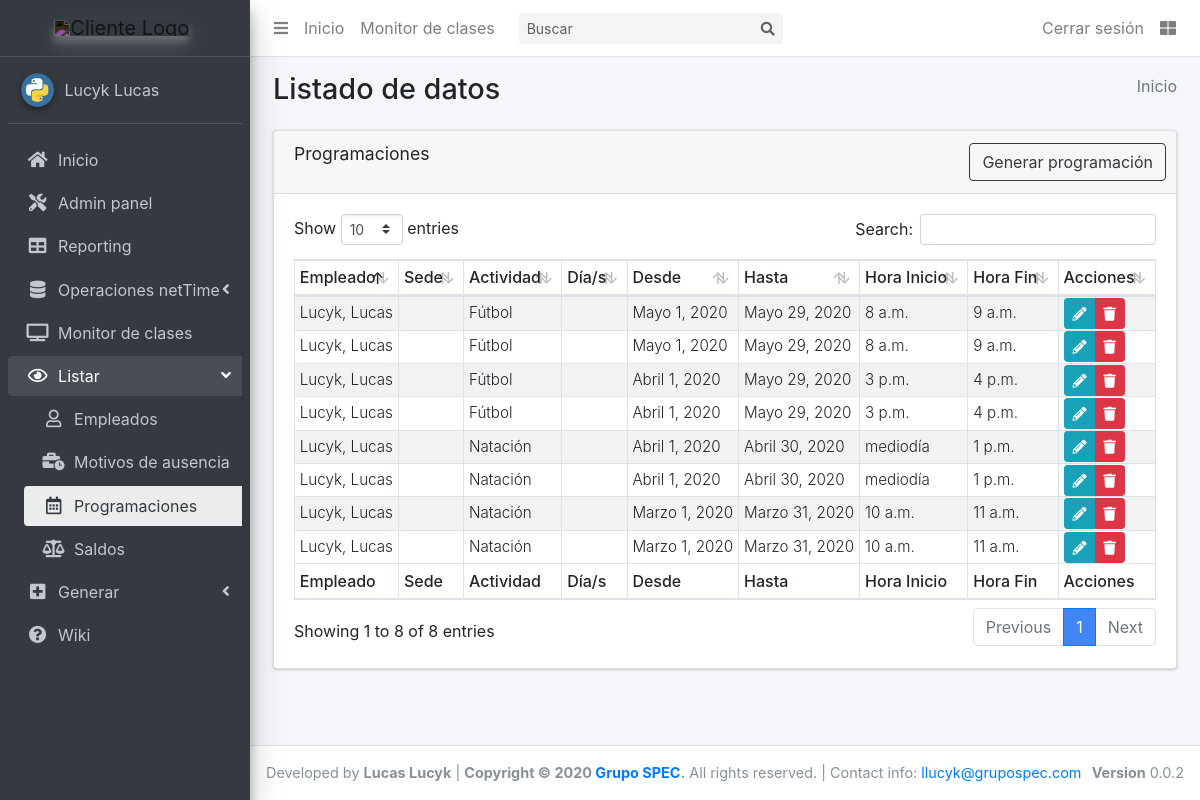
The app's page /list/programaciones/ (signed in), older data.
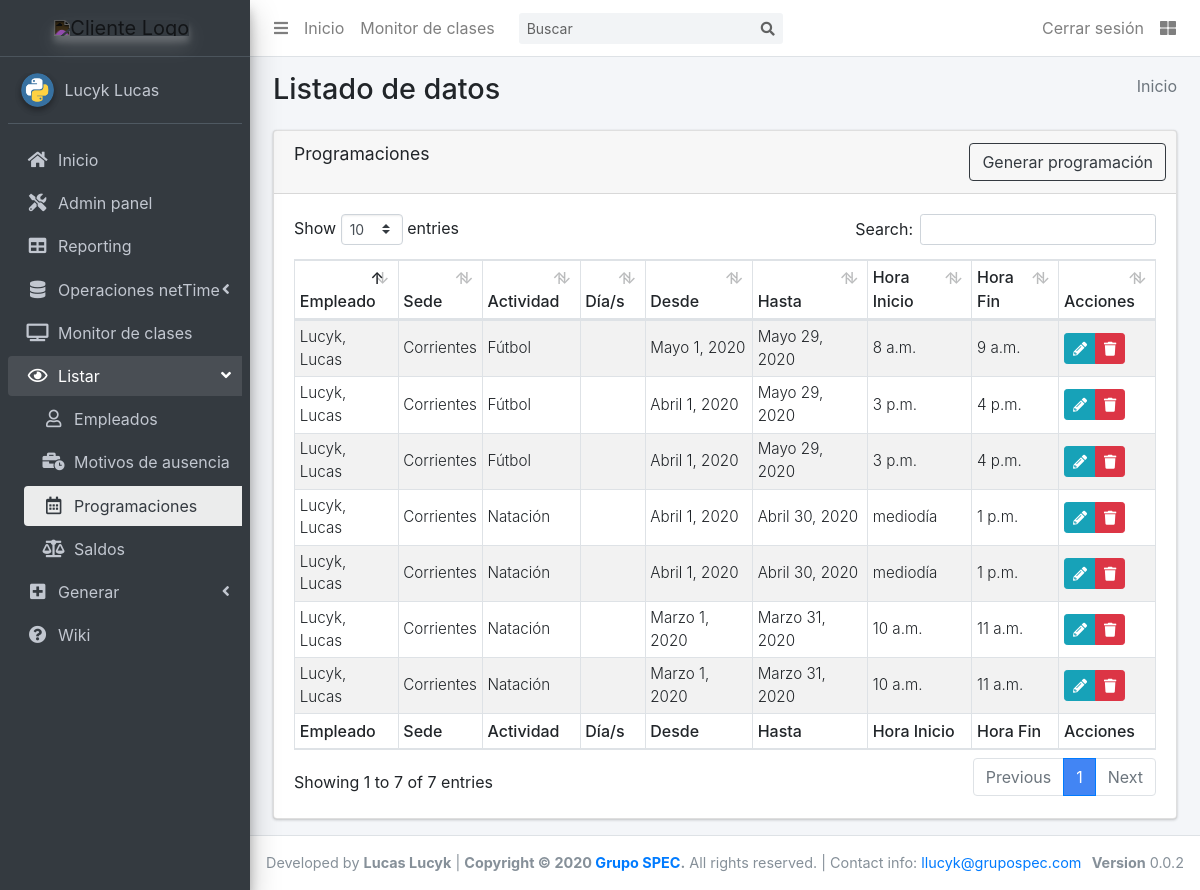
The same page, newer data.
### scg_app/models.py (models this page shows, shortened)
class Recurrencia(models.Model):
    fecha_desde = models.DateField(default=timezone.now)
    fecha_hasta = models.DateField(blank=True)
    horario_desde = models.TimeField(default=timezone.now)
    horario_hasta = models.TimeField(blank=True)
    empleado = models.ForeignKey('Empleado', on_delete=models.SET(''), null=True)
    actividad = models.ForeignKey('Actividad', on_delete=models.SET(''), null=True)
    sede = models.ForeignKey('Sede', on_delete=models.SET(''), null=True)
    weekdays = MultiSelectField('Días de la semana', choices=settings.DIA_SEMANA_CHOICES, null=True, blank=True)
    def get_dias_str(self):
        return ', '.join(utils.get_dia_display(*self.weekdays))
    get_dias_str.short_description = "Días"
    def get_edit_url(self):
        return reverse('programacion_update', kwargs={"pk": self.id})
    def get_delete_url(self):
        return reverse('confirm_delete',
            kwargs={"model":self.__class__.__name__, "pk":self.id}
        )
    class Meta:
        verbose_name = "Recurrencia"
        verbose_name_plural = "Recurrencias"
        get_latest_by = "id"

class Empleado(models.Model):
    id_netTime = models.PositiveIntegerField(default=0,
        validators=[MinValueValidator(1)],
        unique=True,
        help_text="Para matchear marcajes e importaciones"
    )
    apellido = models.CharField(max_length=20)
    nombre = models.CharField(max_length=20)
    dni = models.CharField(max_length=8, unique=True)
    legajo = models.CharField(max_length=10, null=True, blank=True)
    empresa = models.CharField(max_length=10, null=True, blank=True)
    tipo = models.ForeignKey('TipoContrato', on_delete=models.CASCADE, null=True, blank=True)
    liquidacion = models.ForeignKey('TipoLiquidacion', on_delete=models.CASCADE, null=True, blank=True)
    escala = models.ManyToManyField('Escala')
    def __str__(self):
        return f'{self.apellido}, {self.nombre}' if {self.nombre} else f'{self.apellido}'
    class Meta:
        verbose_name = "Empleado"
        verbose_name_plural = "Empleados"
        get_latest_by = "id"

class Actividad(models.Model):
    nombre = models.CharField(max_length=100)
    grupo = models.ForeignKey('GrupoActividad', on_delete=models.SET(''), null=True, blank=True)
    class Meta:
        verbose_name = "Actividad"
        verbose_name_plural = "Actividades"
        get_latest_by = "id"

class Sede(models.Model):
    id_netTime = models.PositiveIntegerField(default=0,
        validators=[MinValueValidator(1)],
        unique=True,
        help_text="Para matchear marcajes e importaciones"
    )
    nombre = models.CharField(max_length=40)
    tipo = models.CharField(max_length=30, default="Física", blank=True)
    class Meta:
        verbose_name = "Sede"
        verbose_name_plural = "Sedes"
        get_latest_by = "id"

### scg_app/views.py (the view)
# urls.py: path('list/programaciones/', views.RecurrenciasList.as_view(), name='programaciones_view'),
class RecurrenciasList(LoginRequiredMixin, ListView):
    model = Recurrencia
    template_name = 'apps/scg_app/list/programaciones.html'
    context_object_name = 'programaciones_list'
    ordering = ['-fecha_desde', '-horario_desde', 'actividad__nombre']

### scg_app/utils.py (called while the page is built)
def get_dia_display(*args):
    to_dict = dict(settings.DIA_SEMANA_CHOICES)
    return [to_dict.get(str(char)) for char in args]

### templates/apps/scg_app/list/programaciones.html
{% extends "apps/scg_app/list/base.html" %}
{% block active_ver_program %} active {% endblock %}
{% block tableName %}Programaciones{% endblock %}
{% block generar_btn %}
  <a href="{% url 'programar' %}" class="btn btn-outline-dark">Generar programaci&oacute;n</a>
{% endblock %}
{% block tableHeaders %}
  <tr>
    <th>Empleado</th>
    <th>Sede</th>
    <th>Actividad</th>
    <th>D&iacute;a/s</th>
    <th>Desde</th>
    <th>Hasta</th>
    <th>Hora Inicio</th>
    <th>Hora Fin</th>
    <th>Acciones</th>
  </tr>
{% endblock %}
{% block tableBody %}
  {% for programacion in programaciones_list %}
    <tr>
      <td class="align-middle">{{programacion.empleado|capfirst}}</td>
      <td class="align-middle">{{programacion.sede.nombre|capfirst}}</td>
      <td class="align-middle">{{programacion.actividad.nombre|capfirst}}</td>
      <td class="align-middle">{{programacion.get_dias_str}}</td>
      <td class="align-middle">{{programacion.fecha_desde}}</td>
      <td class="align-middle">{{programacion.fecha_hasta}}</td>
      <td class="align-middle">{{programacion.horario_desde}}</td>
      <td class="align-middle">{{programacion.horario_hasta}}</td>
      <td class="py-0 align-middle">
        <div class="btn-group btn-group-sm">
          <a href="{{ programacion.get_edit_url|safe }}" class="btn btn-info"><i class="fas fa-pencil-alt"></i></a>
          <a href="{{ programacion.get_delete_url|safe }}" class="btn btn-danger"><i class="fas fa-trash"></i></a>
        </div>
      </td>
    </tr>
  {% endfor %}
{% endblock %}
{% block tableFooter %}
  <tr>
    <th>Empleado</th>
    <th>Sede</th>
    <th>Actividad</th>
    <th>D&iacute;a/s</th>
    <th>Desde</th>
    <th>Hasta</th>
    <th>Hora Inicio</th>
    <th>Hora Fin</th>
    <th>Acciones</th>
  </tr>
{% endblock %}

### templates/apps/scg_app/list/base.html (shortened to what this page needs)
{% extends "base_template.html" %}
{% block extra_css %}
{% load static %}
  <link rel="stylesheet" href="{%  static 'plugins/datatables-bs4/css/dataTables.bootstrap4.min.css' %}">
  <link rel="stylesheet" href="{%  static 'plugins/datatables-responsive/css/responsive.bootstrap4.min.css' %}">
{% endblock %}
{% block namepage %}Listado de datos{% endblock %}
{% block open_ver %} menu-open {% endblock %}
{% block content %}
<div class="row">
  <div class="col-md-12">
    <section id="results">
      <div class="card">
        <div class="card-header">
          <h3 class="card-title">
            {% block tableName %}&nbsp;{% endblock %}
          </h3>
            <div class="card-tools">
              {% block generar_btn %}{% endblock %}
            </div>
        </div>
        <div class="card-body">
          <table id="data-table" class="table table-bordered table-striped table-sm table-responsive-sm">
            <thead>
              {% block tableHeaders %}{% endblock %}
            </thead>
            <tbody>
              {% block tableBody %}{% endblock %}
            </tbody>
            <tfoot>
              {% block tableFooter %}{% endblock %}
            </tfoot>
          </table>
        </div>
      </div>
    </section>
  </div>
</div>
{% endblock %}
{% block extra_js %}
{% load static %}
{% endblock %}

### templates/base_template.html (shortened to what this page needs)
<!DOCTYPE html>
<html lang="es">
<head>
  {% load static %}
  <link rel="stylesheet" href="{%  static 'css/main.css' %}">
  <link rel="stylesheet" href="https://code.ionicframework.com/ionicons/2.0.1/css/ionicons.min.css">
  <link rel="stylesheet" href="{%  static 'dist/css/adminlte.min.css' %}">
  <link rel="stylesheet" href="https://cdnjs.cloudflare.com/ajax/libs/Chart.js/2.8.0/Chart.min.css" />
  <link rel="stylesheet" href="https://stackpath.bootstrapcdn.com/bootstrap/4.4.1/css/bootstrap.min.css">
  {% if 1 == 1 %}
    <link rel="stylesheet" href="https://use.fontawesome.com/releases/v5.8.2/css/all.css">
  {% else %}
    <link rel="stylesheet" href="{%  static 'plugins/fontawesome-free/css/all.min.css' %}">
  {% endif %}
  {% block extra_css %}
  {% endblock %}
</head>
<body class="hold-transition sidebar-mini">
<div class="wrapper">
  <nav class="main-header navbar navbar-expand navbar-white navbar-light">
    <ul class="navbar-nav">
      <li class="nav-item">
        <a class="nav-link" data-widget="pushmenu" href="#" role="button"><i class="fas fa-bars"></i></a>
      </li>
      <li class="nav-item d-none d-sm-inline-block">
        <a href="{% url 'index' %}" class="nav-link">Inicio</a>
      </li>
      <li class="nav-item d-none d-sm-inline-block">
        <a href="{% url 'clases_view'%}" class="nav-link">Monitor de clases</a>
      </li>
    </ul>
    <form class="form-inline ml-3">
      <div class="input-group input-group-sm">
        <input class="form-control form-control-navbar" type="search" placeholder="Buscar" aria-label="Buscar">
        <div class="input-group-append">
          <button class="btn btn-navbar" type="submit">
            <i class="fas fa-search"></i>
          </button>
        </div>
      </div>
    </form>
    <ul class="navbar-nav ml-auto">
      {% if user.is_authenticated %}
        <li class="nav-item">
          <a class="nav-link" href="{% url 'logout'%}?next={{request.path}}">
          Cerrar sesi&oacute;n
          </a>
        </li>
      {% endif %}
      <li class="nav-item">
        <a class="nav-link" data-widget="control-sidebar" data-slide="true" href="#" role="button">
          <i class="fas fa-th-large"></i>
        </a>
      </li>
    </ul>
  </nav>
  <aside class="main-sidebar sidebar-dark-primary elevation-4">
    <a id="logo-big" href="{% url 'index' %}" class="brand-link text-center" style="display:none;">
      <img src="https://megatlon.com/megatlon/images/megatlon.svg"
           alt="Cliente Logo"
           class="brand-image elevation-3 invert-color img-center"
           style="opacity: .8;">
      <span class="brand-text font-weight-light">&nbsp;</span>
    </a>
    <div class="sidebar">
      <div class="user-panel mt-3 pb-3 mb-3 d-flex">
        <div class="image">
          <img src="{% static 'img/python.png' %}" class="img-circle elevation-2" alt="User Image">
        </div>
        <div class="info">
          <a href="#" class="d-block">{{ user.last_name }} {{ user.first_name }}</a>
        </div>
      </div>
      <nav class="mt-2">
        <ul class="nav nav-pills nav-sidebar flex-column nav-child-indent" data-widget="treeview" role="menu" data-accordion="false">
          <li class="nav-item">
            <a href="{% url 'index' %}" class="nav-link {% block active_home %}{% endblock %}">
              <i class="nav-icon fas fa-home"></i>
              <p>Inicio</p>
            </a>
          </li>
          {% if user.is_superuser %}
            <li class="nav-item">
              <a href="/admin/" class="nav-link">
                <i class="nav-icon fas fa-tools"></i>
                <p>Admin panel</p>
              </a>
            </li>
            <li class="nav-item">
              <a href="/report_builder/" class="nav-link">
                <i class="nav-icon fas fa-table"></i>
                <p>Reporting</p>
              </a>
            </li>
            <li class="nav-item has-treeview">
              <a href="#" class="nav-link">
                <i class="nav-icon fas fa-database"></i>
                <p>
                  Operaciones netTime
                  <i class="right fas fa-angle-left"></i>
                </p>
              </a>
            </li>
          {% endif %}
          <li class="nav-item">
            <a href="{% url 'clases_view'%}" class="nav-link {% block active_monitor %}{% endblock %}">
              <i class="nav-icon fas fa-tv"></i>
              <p>Monitor de clases</p>
            </a>
          </li>
          <li class="nav-item has-treeview {% block open_ver %}{% endblock %}">
            <a href="#" class="nav-link">
              <i class="nav-icon far fa-eye"></i>
              <p>
                Listar
                <i class="fas fa-angle-left right"></i>
              </p>
            </a>
            <ul class="nav nav-treeview">
              <li class="nav-item">
                <a href="{% url 'empleados_view'%}" class="nav-link {% block active_ver_empleados %}{% endblock %}">
                  <i class="far fa-user nav-icon"></i>
                  <p>Empleados</p>
                </a>
              </li>
              <li class="nav-item">
                <a href="{% url 'motivos_ausencia_view'%}" class="nav-link {% block active_ver_mot_aus %}{% endblock %}">
                  <i class="fas fa-business-time nav-icon"></i>
                  <p>Motivos de ausencia</p>
                </a>
              </li>
              <li class="nav-item">
                <a href="{% url 'programaciones_view'%}" class="nav-link {% block active_ver_program %}{% endblock %}">
                  <i class="far fa-calendar-alt nav-icon"></i>
                  <p>Programaciones</p>
                </a>
              </li>
              <li class="nav-item">
                <a href="{% url 'saldos_view'%}" class="nav-link {% block active_ver_saldos %}{% endblock %}">
                  <i class="fas fa-balance-scale nav-icon"></i>
                  <p>Saldos</p>
                </a>
              </li>
            </ul>
          </li>
          <li class="nav-item has-treeview {% block open_crear %}{% endblock %}">
            <a href="#" class="nav-link">
              <i class="nav-icon fas fa-plus-square"></i>
              <p>
                Generar
                <i class="right fas fa-angle-left"></i>
              </p>
            </a>
          </li>
          <li class="nav-item">
            <a href="{% url 'wiki'%}" class="nav-link {% block active_wiki %}{% endblock %}">
              <i class="nav-icon fas fa-question-circle"></i>
              <p>Wiki</p>
            </a>
          </li>
        </ul>
      </nav>
    </div>
  </aside>
  <div class="content-wrapper">
    <section class="content-header">
      <div class="container-fluid">
        <div class="row mb-2">
          <div class="col-sm-6">
            <h1>{% block namepage %}Inicio{% endblock %}</h1>
          </div>
          <div class="col-sm-6">
            <ol class="breadcrumb float-sm-right">
              <li class="breadcrumb-item active">Inicio</li>
            </ol>
          </div>
        </div>
      </div>
    </section>
    <section class="content">
      <div class="container-fluid">
        {% block content %}{% endblock %}
      </div>
    </section>
  </div>
  <footer class="main-footer">
    <div class="float-right d-none d-sm-block">
      <b>Version</b> 0.0.2
    </div>
    Developed by <strong>Lucas Lucyk</strong> |
    <strong>Copyright &copy; 2020 <a href="https://grupospec.com/es/">Grupo SPEC</a>.</strong> All rights
    reserved.
    | Contact info: <a href="mailto:llucyk@grupospec.com">llucyk@grupospec.com</a>
  </footer>
</div>
</body>
</html>

### static/css/main.css (style rules this page uses)
footer { font-size: .9rem; }
table td { font-size: .95rem; font-weight: 300; }
table th { font-size: 1rem; font-weight: 500; }
.invert-color { -webkit-filter: invert(1); filter: invert(1); }
.img-center { float: none !important; }

Row changes from the older to the newer data that the page shows:
removed Recurrencia: empleado "Lucyk, Lucas", actividad.nombre "Fútbol", fecha_desde "Mayo 1, 2020", fecha_hasta "Mayo 29, 2020", horario_desde "8 a.m.", horario_hasta "9 a.m."
changed Recurrencia "Mayo 1, 2020": sede.nombre (not shown) → "Corrientes"
changed Recurrencia (number 2 of 7 on the later page): sede.nombre (not shown) → "Corrientes"
changed Recurrencia (number 3 of 7 on the later page): sede.nombre (not shown) → "Corrientes"
changed Recurrencia (number 4 of 7 on the later page): sede.nombre (not shown) → "Corrientes"
changed Recurrencia (number 5 of 7 on the later page): sede.nombre (not shown) → "Corrientes"
changed Recurrencia (number 6 of 7 on the later page): sede.nombre (not shown) → "Corrientes"
changed Recurrencia (number 7 of 7 on the later page): sede.nombre (not shown) → "Corrientes"
Text that changed along with them:
text written by a page script: "Show entries Search: Showing 1 to 8 of 8 entries Previous 1 Next" → "Show entries Search: Showing 1 to 7 of 7 entries Previous 1 Next"
